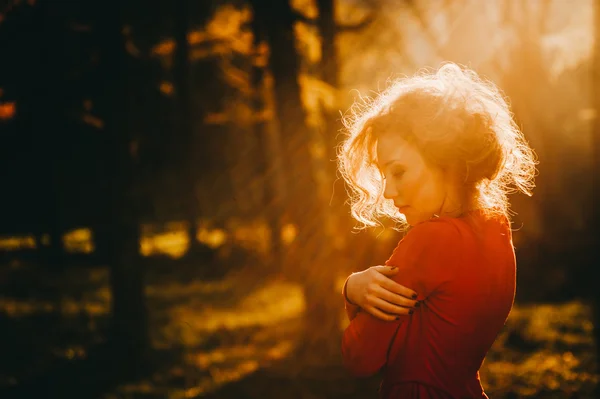
//> input picture ex9/img.png, 600 x 399 px
$ ./dftfilter img.png   (built with g++ and OpenCV 4)
//> lines starting //> are read from the running program, lines starting //| are printed output that depends on the picture
#include <iostream>
#include <vector>
#include <math.h>
#include <opencv2/opencv.hpp>

void swapQuadrants(cv::Mat& image) {
  cv::Mat tmp, A, B, C, D;

  // se a imagem tiver tamanho impar, recorta a regiao para o maior
  // tamanho par possivel (-2 = 1111...1110)
  image = image(cv::Rect(0, 0, image.cols & -2, image.rows & -2));

  int centerX = image.cols / 2;
  int centerY = image.rows / 2;

  // rearranja os quadrantes da transformada de Fourier de forma que
  // a origem fique no centro da imagem
  // A B   ->  D C
  // C D       B A
  A = image(cv::Rect(0, 0, centerX, centerY));
  B = image(cv::Rect(centerX, 0, centerX, centerY));
  C = image(cv::Rect(0, centerY, centerX, centerY));
  D = image(cv::Rect(centerX, centerY, centerX, centerY));

  // swap quadrants (Top-Left with Bottom-Right)
  A.copyTo(tmp);
  D.copyTo(A);
  tmp.copyTo(D);

  // swap quadrant (Top-Right with Bottom-Left)
  C.copyTo(tmp);
  B.copyTo(C);
  tmp.copyTo(B);
}

void makeFilter(const cv::Mat &image, cv::Mat &filter){
  cv::Mat_<float> filter2D(image.rows, image.cols);
  int centerX = image.cols / 2;
  int centerY = image.rows / 2;
  /* Aumenta-se o contraste da imagem ...*/
  float YH = 1.5; /*e a refletância é aumentada (γH > 1)*/
  float YL = 0.25; /*se a iluminação é diminuída (0 < γL < 1)*/
  float c = 1.0;

  /* Para fazer o filtro homomórfico considera-se a seguinte equação:
     H(u,v) = (γH − γL)(1 − e^(− c(D²(u,v)/D0²))) + γL
  */

  for (int i = 0; i < image.rows; i++){
    for (int j = 0; j < image.cols; j++){
      float D = sqrt(pow(i-centerY,2) + pow(j-centerX,2));
      float H = (YH - YL) * (1.0 - exp(-c * (pow(D,2) / pow(centerX,2)))) + YL;
      filter2D.at<float>(i, j) = H;
    }
  }
  cv::Mat planes[] = {cv::Mat_<float>(filter2D), cv::Mat::zeros(filter2D.size(), CV_32F)};
  cv::merge(planes, 2, filter);
}

int main(int argc, char** argv) {
  cv::Mat image, padded, complexImage;
  std::vector<cv::Mat> planos;

  image = imread(argv[1], cv::IMREAD_GRAYSCALE);
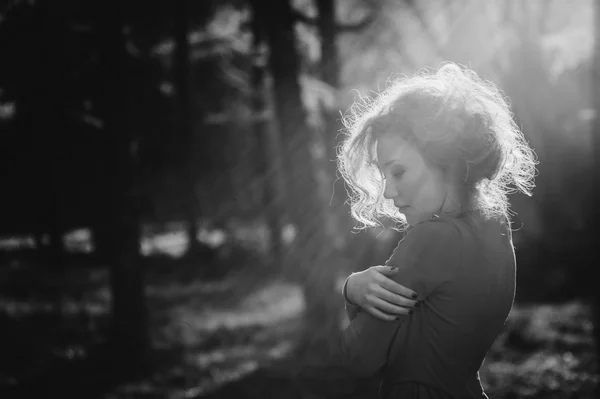
//> image: 399 rows x 600 cols, CV_8UC1; min 11, max 247, mean 71.2
  if (image.empty()) {
    std::cout << "Erro abrindo imagem" << argv[1] << std::endl;
    return EXIT_FAILURE;
  }


  // expande a imagem de entrada para o melhor tamanho no qual a DFT pode ser
  // executada, preenchendo com zeros a lateral inferior direita.
  int dft_M = cv::getOptimalDFTSize(image.rows);
//> dft_M = 400
  int dft_N = cv::getOptimalDFTSize(image.cols);
//> dft_N = 600
  cv::copyMakeBorder(image, padded, 0, dft_M - image.rows, 0, dft_N - image.cols, cv::BORDER_CONSTANT, cv::Scalar::all(0));

  // prepara a matriz complexa para ser preenchida
  // primeiro a parte real, contendo a imagem de entrada
  planos.push_back(cv::Mat_<float>(padded));
  // depois a parte imaginaria com valores nulos
  planos.push_back(cv::Mat::zeros(padded.size(), CV_32F));
//> planos[1]: 400 rows x 600 cols, CV_32FC1; every value is 0

  // combina os planos em uma unica estrutura de dados complexa
  cv::merge(planos, complexImage);

  // calcula a DFT
  cv::dft(complexImage, complexImage);
  swapQuadrants(complexImage);

  // cria o filtro ideal e aplica a filtragem de frequencia
  cv::Mat filter;
  makeFilter(complexImage, filter);
//> after the loop in makeFilter, `for (int i = 0; i < image.rows; i++)`:
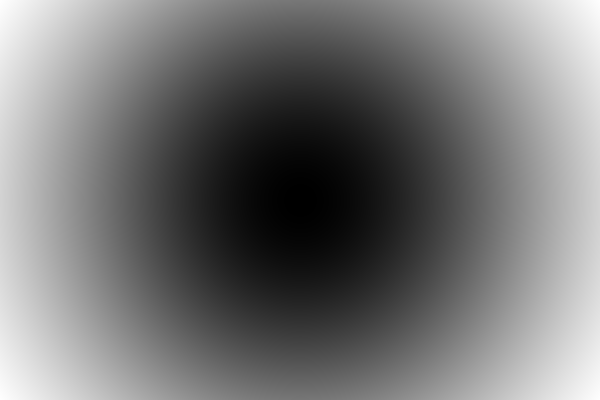
//> filter2D: 400 rows x 600 cols, CV_32FC1; min 0.25, max 1.21, mean 0.688; drawn with min black and max white
  cv::mulSpectrums(complexImage, filter, complexImage, 0);

  // calcula a DFT inversa
  swapQuadrants(complexImage);
  cv::idft(complexImage, complexImage);

  // planos[0] : Re(DFT(image)
  // planos[1] : Im(DFT(image)
  cv::split(complexImage, planos);
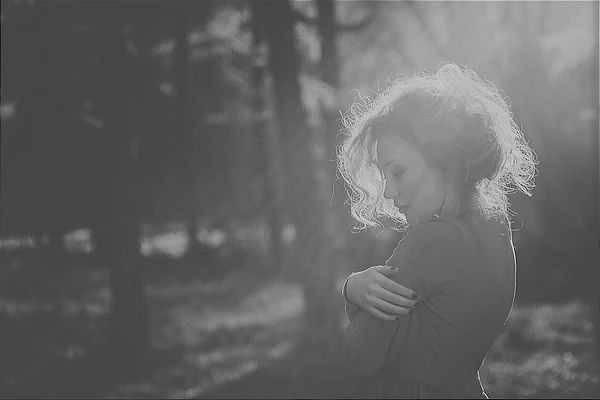
//> planos[0]: 400 rows x 600 cols, CV_32FC1; min -6878655.5, max 21264792, mean 4262893.5; drawn with min black and max white
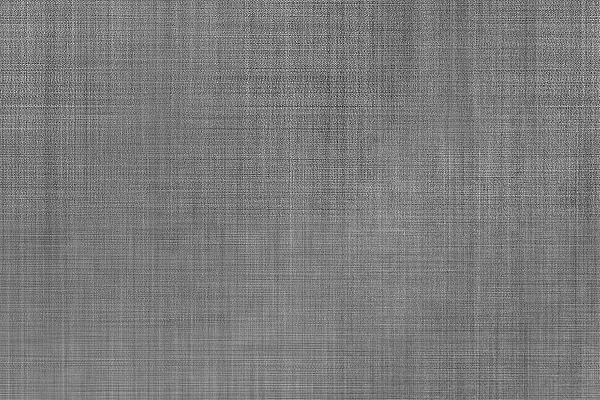
//> planos[1]: 400 rows x 600 cols, CV_32FC1; min -4.38, max 4.65, mean 1.27e-10; drawn with min black and max white

  // recorta a imagem filtrada para o tamanho original
  // selecionando a regiao de interesse (roi)
  cv::Rect roi(0, 0, image.cols, image.rows);
//> roi = Rect(0, 0, 600, 399)
  cv::Mat result = planos[0](roi);

  // normaliza a parte real para exibicao
  cv::normalize(result, result, 0, 1, cv::NORM_MINMAX);
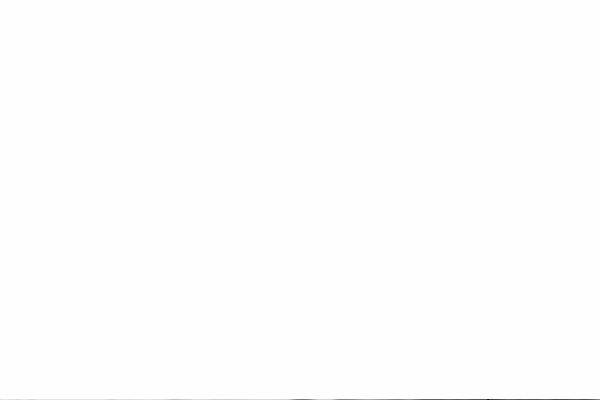
//> planos[0]: 400 rows x 600 cols, CV_32FC1; min -6234970, max 1, mean -5336.1; drawn with min black and max white

  cv::imshow("original", image);
  cv::imshow("filtrada", result);
  cv::imwrite("dft-filter.png", result * 255);

  cv::waitKey();
  return EXIT_SUCCESS;
}
